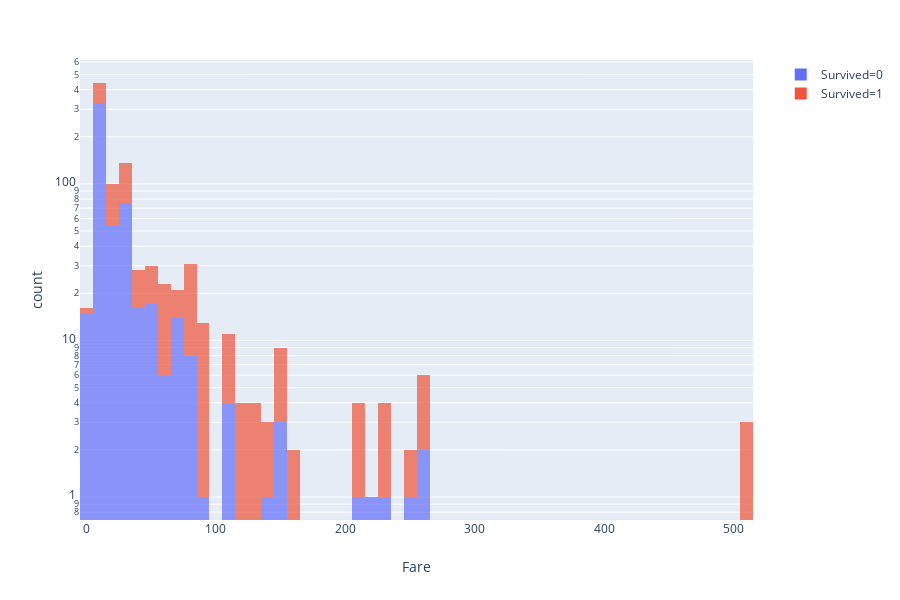

The notebook cell this image was saved under:
### Markdown cell above
## 5.4 Fare

### Code cell
# Plotting distribution of fare on a log graph
px.histogram(train, x = "Fare", log_y = True, color = "Survived", opacity = 0.7)

### Figure 1 — Plotly figure (JSON) as saved in the notebook; plotly's stock layout.template omitted (floating-point values rounded to 4 significant figures; data arrays with more than 128 entries replaced by an {"elided": "..."} marker saying what was removed)
{"data": [{"alignmentgroup": "True", "bingroup": "x", "hoverlabel": {"namelength": 0}, "hovertemplate": "Survived=0<br>Fare=%{x}<br>count=%{y}", "legendgroup": "Survived=0", "marker": {"color": "#636efa", "opacity": 0.7}, "name": "Survived=0", "offsetgroup": "Survived=0", "orientation": "v", "showlegend": true, "type": "histogram", "x": {"elided": "549 float values"}, "xaxis": "x", "yaxis": "y"}, {"alignmentgroup": "True", "bingroup": "x", "hoverlabel": {"namelength": 0}, "hovertemplate": "Survived=1<br>Fare=%{x}<br>count=%{y}", "legendgroup": "Survived=1", "marker": {"color": "#EF553B", "opacity": 0.7}, "name": "Survived=1", "offsetgroup": "Survived=1", "orientation": "v", "showlegend": true, "type": "histogram", "x": {"elided": "342 float values"}, "xaxis": "x", "yaxis": "y"}], "layout": {"barmode": "relative", "height": 600, "legend": {"tracegroupgap": 0}, "margin": {"t": 60}, "xaxis": {"anchor": "y", "domain": [0.0, 0.98], "title": {"text": "Fare"}}, "yaxis": {"anchor": "x", "domain": [0.0, 1.0], "title": {"text": "count"}, "type": "log"}}}
